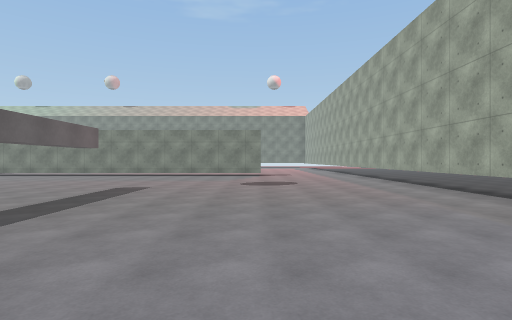
view 1 (above)

24 first-person views from a walk through a scene from a Unity 3-D project. The camera is 1.5 m above the floor, looks level and sees 80° across. The floor is counted in squares, 2 m on a side. Each view is taken from the middle of a square. On the plan, view 1 faces up. The plan holds only what a view shows up to about 10 squares ahead; the rest is blank. The place goes on beyond the plan. The player character is not drawn. Some surface patterns are stand-ins.

view 2
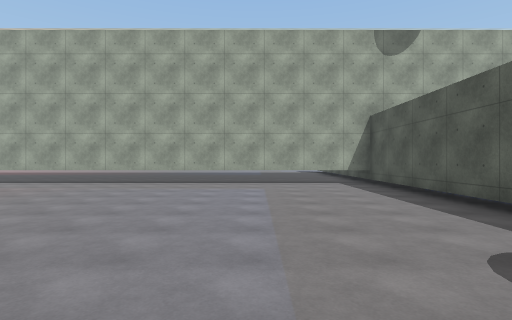

view 3
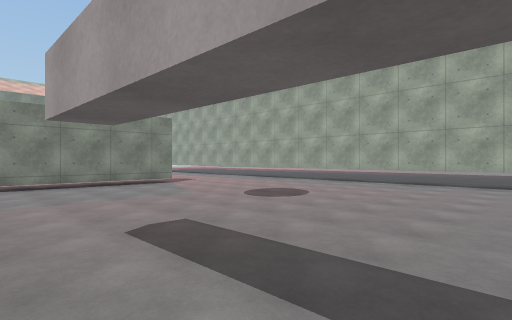

view 4
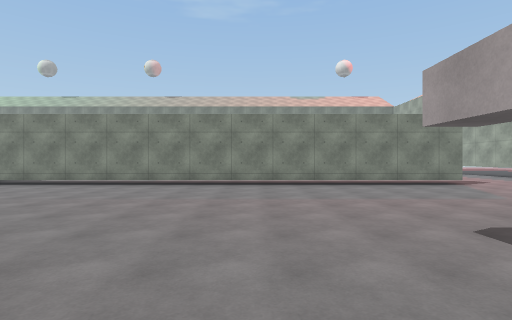

view 5
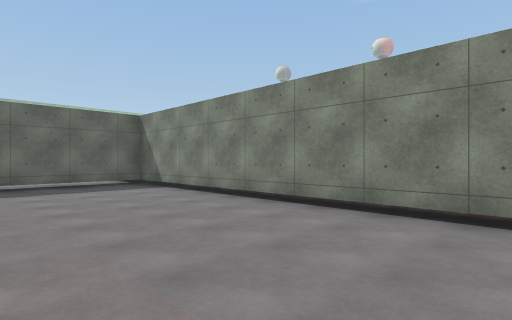

view 6
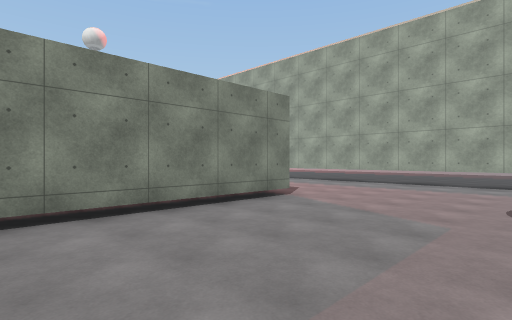

view 7
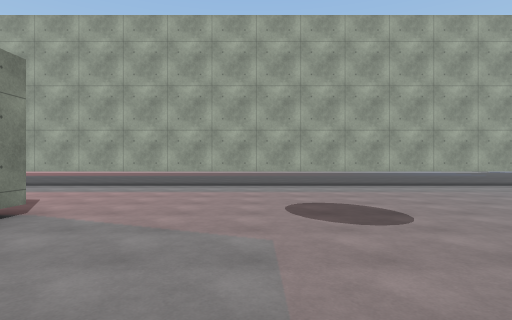

view 8
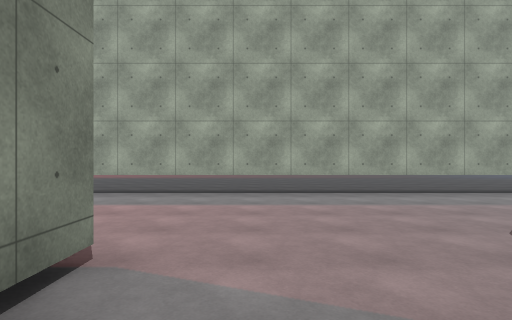

view 9
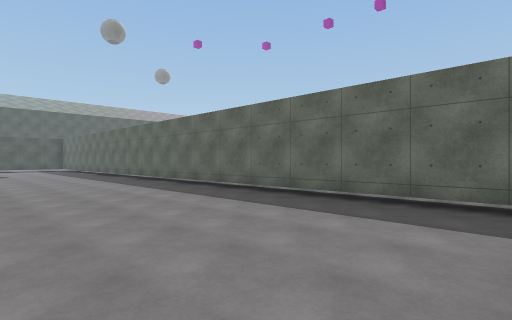

view 10
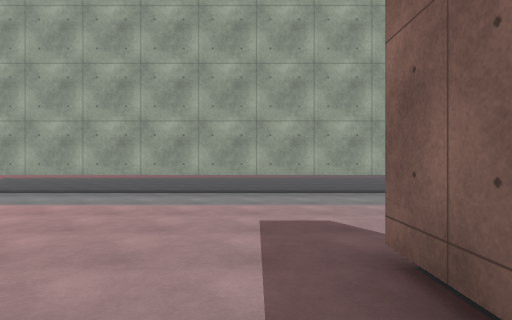

view 11
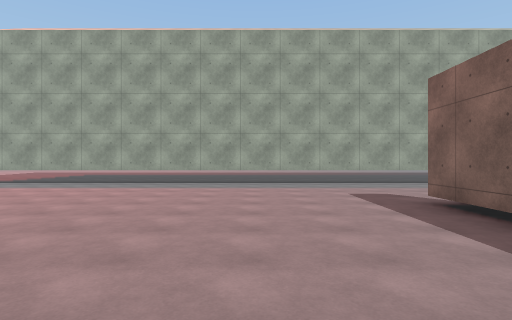

view 12
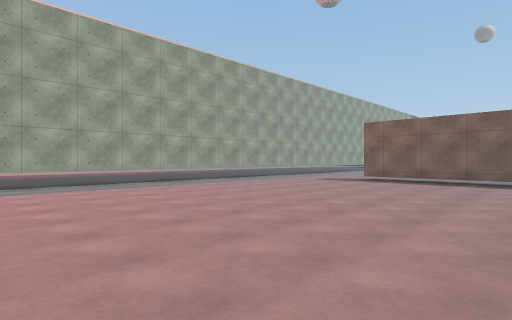

view 13
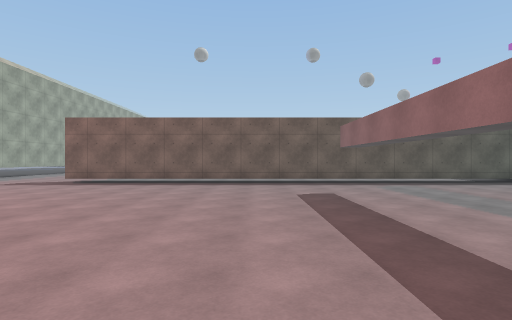

view 14
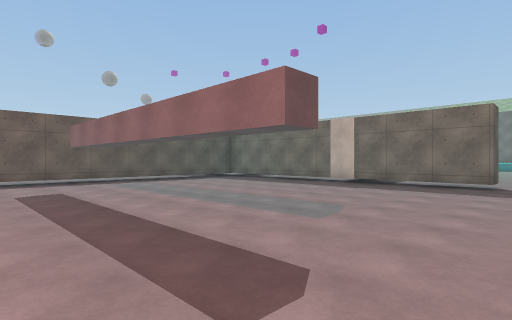

view 15
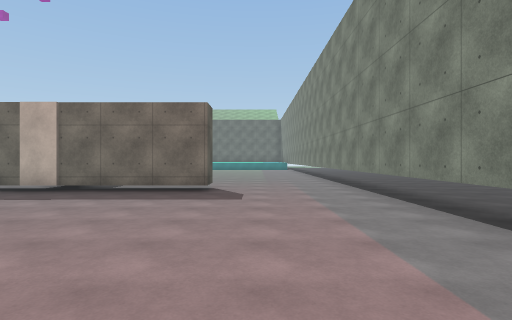

view 16
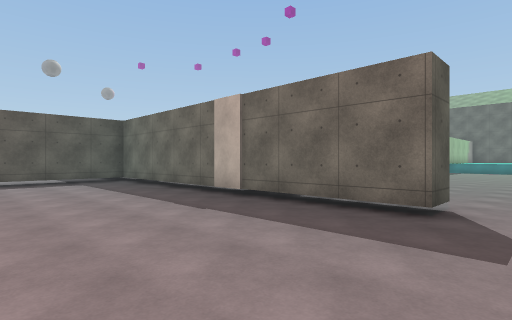

view 17
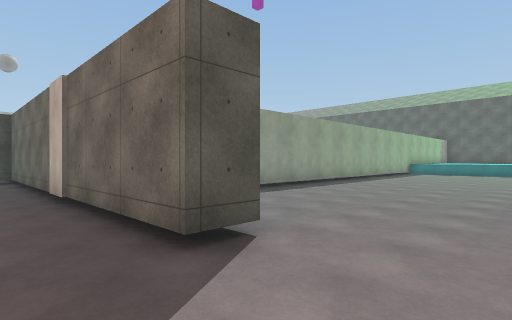

view 18
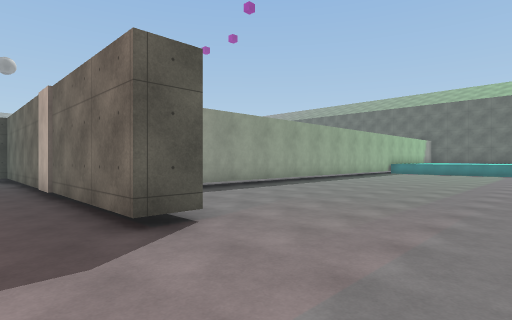

view 19
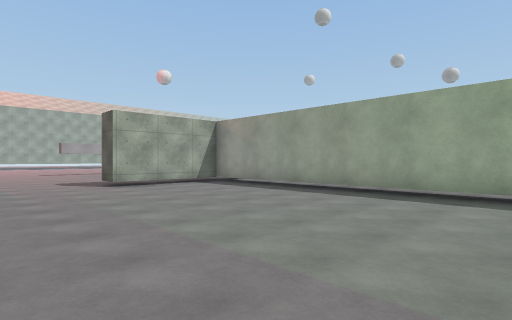

view 20
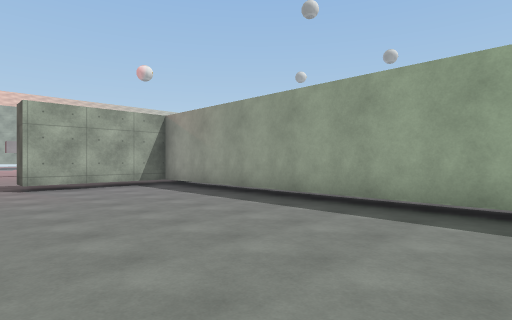

view 21
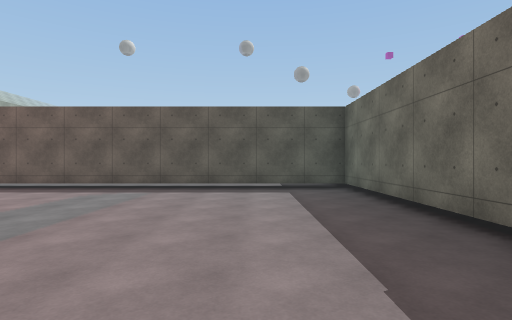

view 22
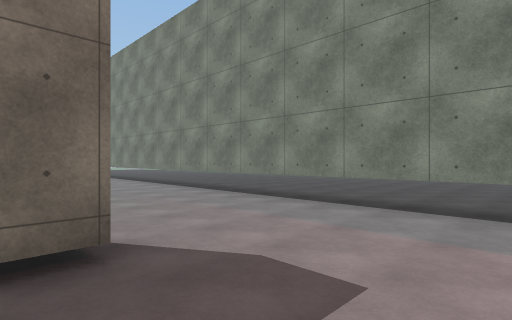

view 23
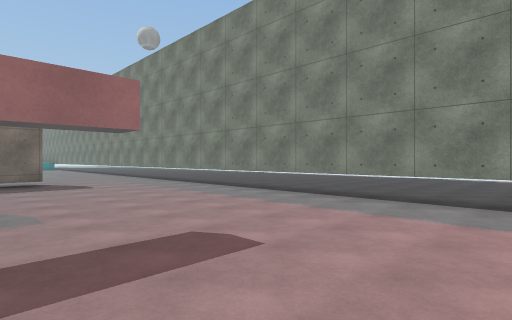

view 24
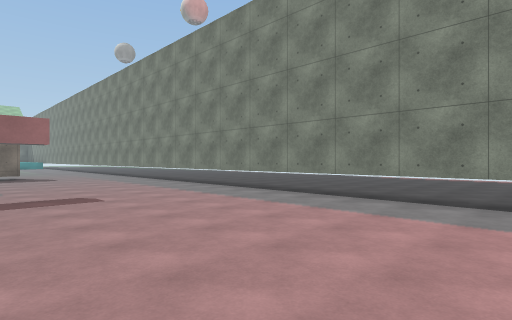

### Floor plan
Key: @ floor where view 1 was taken; # wall or solid block; . floor; T thing the floor can be seen under or through.
Columns run from 25 left of view 1 to 5 right of it. Each row starts with its distance up from view 1.
 29   #######################
 28 . .......................
 27 .........................
 26 ..........................   .#
 25 ..............................#
 24 .........#....................#
 23 .........#....................#
 22 .........#....................#
 21 #TTTTT####....................#
 20  ........#....................#
 19         .#....................#
 18          #....................#
 17          #....................#
 16          #....................#
 15          ##TTTTTTTTTTTTTT#....#
 14          #....................#
 13         .T....................#
 12         .T....................#
 11         .T....................#
 10          T....................#
  9          #....................#
  8          #..... ..............#
  7          #.....  .............#
  6          #.....   ............#
  5          #.....    ...........#
  4            ....      .........#
  3             ...       ........#
  2              ..       ........#
  1                      .........#
  0                     .....@....#
 -1                      .........#
 -2                       ........#
 -3                        .......#
 -4                         #######

Positions as (right, up) in squares from view 1, and headings:
1: (0, 0), facing up
2: (-5, 0), facing right
3: (-5, 5), facing up-right
4: (-6, 5), facing up
5: (-6, 10), facing up-left
6: (-5, 10), facing up-right
7: (-4, 11), facing right
8: (-2, 13), facing right
9: (-10, 14), facing down-left
10: (-2, 16), facing right
11: (-5, 18), facing right
12: (-5, 26), facing down-right
13: (-6, 25), facing down
14: (-6, 26), facing down-left
15: (-8, 26), facing left
16: (-11, 26), facing down-left
17: (-14, 27), facing down-left
18: (-14, 28), facing down-left
19: (-25, 28), facing down-right
20: (-25, 26), facing down-right
21: (-13, 23), facing down
22: (-13, 24), facing up-left
23: (-5, 23), facing up-left
24: (-1, 23), facing up-left
